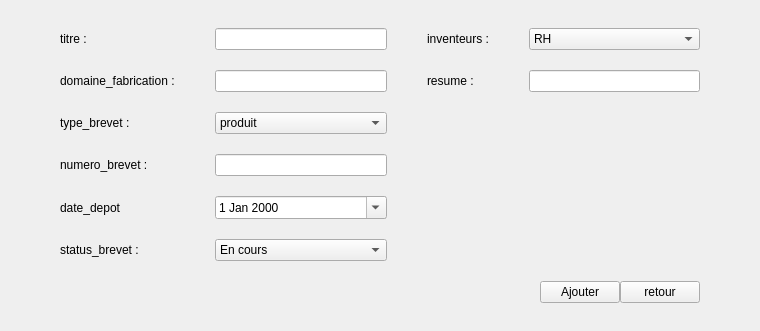
            <widget class="QWidget" name="page_pub_add">
             <layout class="QGridLayout" name="gridLayoutPubAdd">
              <property name="leftMargin">
               <number>60</number>
              </property>
              <property name="topMargin">
               <number>28</number>
              </property>
              <property name="rightMargin">
               <number>60</number>
              </property>
              <property name="bottomMargin">
               <number>28</number>
              </property>
              <property name="horizontalSpacing">
               <number>40</number>
              </property>
              <property name="verticalSpacing">
               <number>20</number>
              </property>
              <item row="6" column="0">
               <widget class="QLabel" name="lblStatusBrevetAdd">
                <property name="text">
                 <string>status_brevet :</string>
                </property>
               </widget>
              </item>
              <item row="0" column="0">
               <widget class="QLabel" name="lblTitreAdd">
                <property name="text">
                 <string>titre :</string>
                </property>
               </widget>
              </item>
              <item row="2" column="3">
               <widget class="QLineEdit" name="lineResumeAdd"/>
              </item>
              <item row="5" column="1">
               <widget class="QDateEdit" name="dateDepotAdd">
                <property name="calendarPopup">
                 <bool>true</bool>
                </property>
                <property name="date">
                 <date>
                  <year>2000</year>
                  <month>1</month>
                  <day>1</day>
                 </date>
                </property>
               </widget>
              </item>
              <item row="3" column="1">
               <widget class="QComboBox" name="comboTypeBrevetAdd">
                <item>
                 <property name="text">
                  <string>produit</string>
                 </property>
                </item>
                <item>
                 <property name="text">
                  <string>procede</string>
                 </property>
                </item>
                <item>
                 <property name="text">
                  <string>amelioration</string>
                 </property>
                </item>
               </widget>
              </item>
              <item row="3" column="0">
               <widget class="QLabel" name="lblTypeBrevetAdd">
                <property name="text">
                 <string>type_brevet :</string>
                </property>
               </widget>
              </item>
              <item row="0" column="2">
               <widget class="QLabel" name="lblInventeursAdd">
                <property name="text">
                 <string>inventeurs :</string>
                </property>
               </widget>
              </item>
              <item row="2" column="0">
               <widget class="QLabel" name="lblDomaineAdd">
                <property name="text">
                 <string>domaine_fabrication :</string>
                </property>
               </widget>
              </item>
              <item row="2" column="1">
               <widget class="QLineEdit" name="lineDomaineAdd"/>
              </item>
              <item row="2" column="2">
               <widget class="QLabel" name="lblResumeAdd">
                <property name="text">
                 <string>resume :</string>
                </property>
               </widget>
              </item>
              <item row="5" column="0">
               <widget class="QLabel" name="lblDateDepotAdd">
                <property name="text">
                 <string>date_depot</string>
                </property>
               </widget>
              </item>
              <item row="4" column="1">
               <widget class="QLineEdit" name="lineNumeroBrevetAdd"/>
              </item>
              <item row="4" column="0">
               <widget class="QLabel" name="lblNumeroBrevetAdd">
                <property name="text">
                 <string>numero_brevet :</string>
                </property>
               </widget>
              </item>
              <item row="0" column="1">
               <widget class="QLineEdit" name="lineTitreAdd"/>
              </item>
              <item row="6" column="1">
               <widget class="QComboBox" name="comboStatusBrevetAdd">
                <item>
                 <property name="text">
                  <string>En cours</string>
                 </property>
                </item>
                <item>
                 <property name="text">
                  <string>Depose</string>
                 </property>
                </item>
                <item>
                 <property name="text">
                  <string>Accepte</string>
                 </property>
                </item>
                <item>
                 <property name="text">
                  <string>Refuse</string>
                 </property>
                </item>
                <item>
                 <property name="text">
                  <string>Publie</string>
                 </property>
                </item>
               </widget>
              </item>
              <item row="7" column="0" colspan="4">
               <layout class="QHBoxLayout" name="hLayoutAddButtons">
                <item>
                 <spacer name="spacerAddButtons">
                  <property name="orientation">
                   <enum>Qt::Orientation::Horizontal</enum>
                  </property>
                  <property name="sizeHint" stdset="0">
                   <size>
                    <width>480</width>
                    <height>20</height>
                   </size>
                  </property>
                 </spacer>
                </item>
                <item>
                 <widget class="QPushButton" name="btnAddPub">
                  <property name="text">
                   <string>Ajouter</string>
                  </property>
                 </widget>
                </item>
                <item>
                 <widget class="QPushButton" name="btnRetourAddPub">
                  <property name="text">
                   <string>retour</string>
                  </property>
                 </widget>
                </item>
               </layout>
              </item>
              <item row="0" column="3">
               <widget class="QComboBox" name="lineInventeursAdd">
                <item>
                 <property name="text">
                  <string>RH</string>
                 </property>
                </item>
                <item>
                 <property name="text">
                  <string>Responsable_financier</string>
                 </property>
                </item>
                <item>
                 <property name="text">
                  <string>Responsable_de_stock</string>
                 </property>
                </item>
                <item>
                 <property name="text">
                  <string>Chercheur</string>
                 </property>
                </item>
                <item>
                 <property name="text">
                  <string>Directeur_de_projet</string>
                 </property>
                </item>
                <item>
                 <property name="text">
                  <string>Responsable_Labos</string>
                 </property>
                </item>
                <item>
                 <property name="text">
                  <string>Admin</string>
                 </property>
                </item>
               </widget>
              </item>
             </layout>
            </widget>
